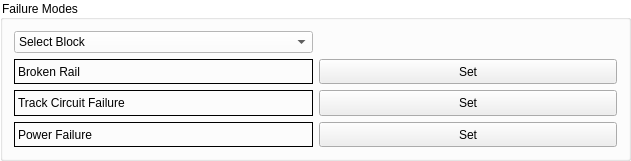
     <widget class="QGroupBox" name="groupBox">
      <property name="geometry">
       <rect>
        <x>10</x>
        <y>850</y>
        <width>631</width>
        <height>161</height>
       </rect>
      </property>
      <property name="styleSheet">
       <string notr="true">QGroupBox {
    background-color: white;
}
</string>
      </property>
      <property name="title">
       <string>Failure Modes</string>
      </property>
      <layout class="QGridLayout" name="gridLayout_40">
       <item row="0" column="0">
        <widget class="QComboBox" name="block_in_12">
         <property name="styleSheet">
          <string notr="true">background-color: white;
</string>
         </property>
         <item>
          <property name="text">
           <string>Select Block</string>
          </property>
         </item>
         <item>
          <property name="text">
           <string>F16</string>
          </property>
         </item>
         <item>
          <property name="text">
           <string>A1</string>
          </property>
         </item>
         <item>
          <property name="text">
           <string>A2</string>
          </property>
         </item>
         <item>
          <property name="text">
           <string>A3</string>
          </property>
         </item>
         <item>
          <property name="text">
           <string>A4</string>
          </property>
         </item>
         <item>
          <property name="text">
           <string>A5</string>
          </property>
         </item>
         <item>
          <property name="text">
           <string>B6</string>
          </property>
         </item>
         <item>
          <property name="text">
           <string>B7</string>
          </property>
         </item>
         <item>
          <property name="text">
           <string>B8</string>
          </property>
         </item>
         <item>
          <property name="text">
           <string>B9</string>
          </property>
         </item>
         <item>
          <property name="text">
           <string>B10</string>
          </property>
         </item>
         <item>
          <property name="text">
           <string>C11</string>
          </property>
         </item>
         <item>
          <property name="text">
           <string>C12</string>
          </property>
         </item>
         <item>
          <property name="text">
           <string>C13</string>
          </property>
         </item>
         <item>
          <property name="text">
           <string>C14</string>
          </property>
         </item>
         <item>
          <property name="text">
           <string>C15</string>
          </property>
         </item>
        </widget>
       </item>
       <item row="1" column="0">
        <widget class="QLabel" name="label_145">
         <property name="styleSheet">
          <string notr="true">background-color: rgb(white);</string>
         </property>
         <property name="frameShape">
          <enum>QFrame::Box</enum>
         </property>
         <property name="text">
          <string>Broken Rail</string>
         </property>
        </widget>
       </item>
       <item row="1" column="1">
        <widget class="QPushButton" name="offButton_16">
         <property name="sizePolicy">
          <sizepolicy hsizetype="Minimum" vsizetype="Minimum">
           <horstretch>0</horstretch>
           <verstretch>0</verstretch>
          </sizepolicy>
         </property>
         <property name="minimumSize">
          <size>
           <width>221</width>
           <height>23</height>
          </size>
         </property>
         <property name="styleSheet">
          <string notr="true">background-color: rgb(white);</string>
         </property>
         <property name="text">
          <string>Set</string>
         </property>
        </widget>
       </item>
       <item row="2" column="0">
        <widget class="QLabel" name="label_146">
         <property name="sizePolicy">
          <sizepolicy hsizetype="Preferred" vsizetype="Preferred">
           <horstretch>0</horstretch>
           <verstretch>0</verstretch>
          </sizepolicy>
         </property>
         <property name="styleSheet">
          <string notr="true">background-color: rgb(white);</string>
         </property>
         <property name="frameShape">
          <enum>QFrame::Box</enum>
         </property>
         <property name="text">
          <string>Track Circuit Failure</string>
         </property>
        </widget>
       </item>
       <item row="2" column="1">
        <widget class="QPushButton" name="offButton_17">
         <property name="sizePolicy">
          <sizepolicy hsizetype="Minimum" vsizetype="Minimum">
           <horstretch>0</horstretch>
           <verstretch>0</verstretch>
          </sizepolicy>
         </property>
         <property name="minimumSize">
          <size>
           <width>221</width>
           <height>23</height>
          </size>
         </property>
         <property name="styleSheet">
          <string notr="true">background-color: rgb(white);</string>
         </property>
         <property name="text">
          <string>Set</string>
         </property>
        </widget>
       </item>
       <item row="3" column="0">
        <widget class="QLabel" name="label_147">
         <property name="styleSheet">
          <string notr="true">background-color: rgb(white);</string>
         </property>
         <property name="frameShape">
          <enum>QFrame::Box</enum>
         </property>
         <property name="text">
          <string>Power Failure</string>
         </property>
        </widget>
       </item>
       <item row="3" column="1">
        <widget class="QPushButton" name="offButton_18">
         <property name="sizePolicy">
          <sizepolicy hsizetype="Minimum" vsizetype="Minimum">
           <horstretch>0</horstretch>
           <verstretch>0</verstretch>
          </sizepolicy>
         </property>
         <property name="minimumSize">
          <size>
           <width>221</width>
           <height>23</height>
          </size>
         </property>
         <property name="styleSheet">
          <string notr="true">background-color: rgb(white);</string>
         </property>
         <property name="text">
          <string>Set</string>
         </property>
        </widget>
       </item>
      </layout>
     </widget>
